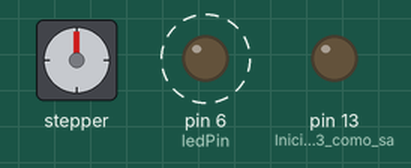
This sketch was run on a simulated Arduino Uno, built with avr-gcc and run on an emulated ATmega328P. On the bench: stepper motor, output pins drawn as LEDs (lit = HIGH). Wiring (inferred from the names in the program): stepper motor driver (200 steps per turn assumed): step pin 3; direction pin 2; enable pin 4. Dashed ring = blinking. The local clock reads 2024-03-15 10:24:30 at power-on unless the sketch sets it; pins used as bus, display or sensor lines are not drawn; what the sketch prints to the serial monitor is not drawn.

Above: at 0.5 s.
Timing chart, 0 to 4.6 s (numbered marks = the images above):
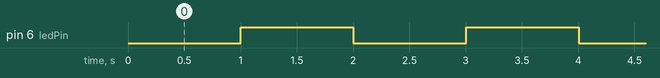

Measured:
- by itself, pin 6 (ledPin): alternates HIGH for 1.0 s and LOW for 1.0 s

The sketch:

Disp_Perro_v1.2.ino
```cpp
/* Este borrador servirá para volver a practicar los elementos básicos de progarmación
 *  Como primera etapa se tratará de prender un led a determinada hora
 *  antes de comenzar se repasarán los conceptos básicos
 *  Se utilizará como base el codigo utilizado en el lab "termostato"
 *   1 - la idea básica es asignar una variable Hora /minuto, para que luego en un if ejecute el le prendido
 *   2 - Tomar las funciones y agruparlas para despues ejecutarlas
 *   3 - Sincronizar los tiempos para que no falle el temporizador
 *   4 - Se agrega blink led en funcionamiento ok
 */

#include <Wire.h>;
#include "RTClib.h";

// Pines para el A4988
const int dirPin = 2;
const int stepPin = 3;
const int enablePin = 4;

// Pines para el LED
//const int ledPin = 8;
const int ledPin = 6;  // the number of the LED pin
int ledState = LOW;  // ledState used to set the LED

//Configuracion RTC
RTC_DS1307 rtc;

char daysOfTheWeek[7][12] = {"Domingo", "Lunes", "Martes", "Miercoles", "Jueves", "Viernes", "Sabado"};


//------------------------------Variables
//Tiempo de seteo

int h_set1 = 11 ; //variable de seteo para hora (Ver variable)
int m_set1 = 40 ; //variable de seteo para minutos (ver variable)

// Segunda Variable asignada, se prueba con una al principio

int h_set2 = 11 ; //variable de seteo para hora (Ver variable)
int m_set2 = 45 ; //variable de seteo para minutos (ver variable)

//Movimiento del motor, se configura para que de 10 vueltas

const int stepsPerRevolution = 200; // Asumiendo que el motor tiene 200 pasos por revolución
const int numberOfRevolutions = 10; // Número de vueltas
const unsigned long stepDelay = 500; // Microsegundos entre pasos


//------------------------------SETEO DE TIEMPOS DE REFRESCO (Monitor)

unsigned long previousMillis = 0;
const long interval = 60000 ;  // Tiempo ejecución de la operacion del motor (60 s, para que no se vuelva a activa con el if)

unsigned long previousMillis1 = 0;
const long interval1 = 1000 ;  // Tiempo refresco RTC

unsigned long previousMillis2 = 0;
const long interval2 = 1000 ;  // Tiempo parpadeo LED indicador

void setup() {

  // Configuración del LED's

  pinMode(LED_BUILTIN, OUTPUT); // Iniciar el LED 13 como salida
  digitalWrite (LED_BUILTIN,LOW); // Iniciar apagado

  pinMode(ledPin, OUTPUT);
  digitalWrite(ledPin, LOW); // Asegurarse de que el LED esté apagado inicialmente

  // Configuración de pines para el A4988
  pinMode(dirPin, OUTPUT);
  pinMode(stepPin, OUTPUT);
  pinMode(enablePin, OUTPUT);
  digitalWrite(enablePin, HIGH); // Deshabilitar el driver

  Wire.begin();
  rtc.begin();
  //Si quitamos el comentario de la linea siguiente, se ajusta la hora y la fecha con la del ordenador
  //RTC.adjust(DateTime(__DATE__, __TIME__));

  Serial.begin(57600);

  /*
  if (! rtc.begin()) {
    Serial.println("Couldn't find RTC");
    while (1);
  }

  if (! rtc.isrunning()) {
    Serial.println("RTC is NOT running!");
    // following line sets the RTC to the date & time this sketch was compiled
    rtc.adjust(DateTime(F(__DATE__), F(__TIME__)));
    // This line sets the RTC with an explicit date & time, for example to set
    // January 21, 2014 at 3am you would call:
    //rtc.adjust(DateTime(2024, 8, 10, 15, 47, 0));
    */
  }


void loop()
              {

unsigned long currentMillis_2 = millis();   // T1
if(currentMillis_2 - previousMillis >= interval) {
  previousMillis = currentMillis_2;
  Dispensar (); // Operacion del motor

}

unsigned long currentMillis_3 = millis();   // T2
if(currentMillis_3 - previousMillis1 >= interval1) {
  previousMillis1 = currentMillis_3;
  SerialRTC (); // tiempo en refresco del RTC
  }

unsigned long currentMillis_4 = millis();   // T3
if(currentMillis_4 - previousMillis2 >= interval2) {
  previousMillis2 = currentMillis_4;
  LEDparp(); // Parpadeo del led OK
  }

}

//----------- Funciones

void Dispensar () {

      DateTime now = rtc.now();
      SerialRTC();

      if ((h_set1 == now.hour()) && (m_set1 == now.minute())||(h_set2 == now.hour()) && m_set2 == now.minute())   // Se confguran dos tiempos para actuar el motor, el cual se definiría uno al mediodía y otro a la noche

            {

            // Se agrega giro del motor
            digitalWrite(dirPin, HIGH); // Establecer dirección
            digitalWrite(enablePin, LOW); // habilitar el driver

            digitalWrite (LED_BUILTIN,HIGH);  // prender el led 13
            Serial.print("DISPENSAR");
            Serial.println();

            Motor(); // Funcion que mueve el motor 10 vueltas
            }
            else  // si eso no ocurre, apagar el led

                {

            digitalWrite (LED_BUILTIN,LOW);// Apagar el 13

                }

}

void Motor()  {

 // Mover el motor paso a paso 10 vueltas

        for(int x = 0; x < stepsPerRevolution * numberOfRevolutions; x++) {
            digitalWrite(stepPin, HIGH);
            delayMicroseconds(stepDelay);
            digitalWrite(stepPin, LOW);
            delayMicroseconds(stepDelay);
            //delay (1000); // Se espera 1 segundo para que no vuelva a detectar el if en ese mismo tiempo
                        }
            digitalWrite(enablePin, HIGH); // deshabilitar el driver
     }

void SerialRTC(){

    DateTime now = rtc.now();
    Serial.print(now.year(), DEC);
    Serial.print('/');
    Serial.print(now.month(), DEC);
    Serial.print('/');
    Serial.print(now.day(), DEC);
    Serial.print(" (");
    Serial.print(daysOfTheWeek[now.dayOfTheWeek()]);
    Serial.print(") ");
    Serial.print(now.hour(), DEC);
    Serial.print(':');
    Serial.print(now.minute(), DEC);
    Serial.print(':');
    Serial.print(now.second(), DEC);
    Serial.println();
}

void LEDparp() {

    // if the LED is off turn it on and vice-versa:
    if (ledState == LOW) {
      ledState = HIGH;
    } else {
      ledState = LOW;
    }

    // set the LED with the ledState of the variable:
    digitalWrite(ledPin, ledState);
  }
```
